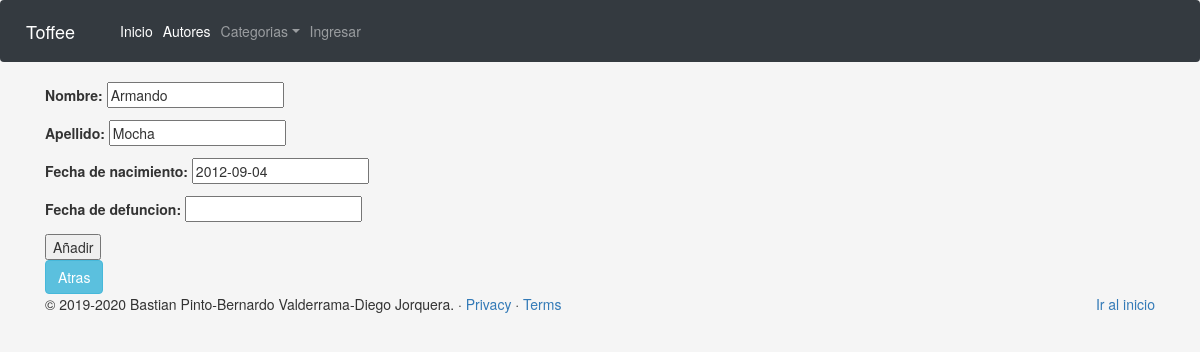
Page /web/autor/2/update/ on the committed database.
### web/models.py (models this page shows, shortened)
class Autor(models.Model):
	pnombre = models.CharField('Nombre', max_length=100)
	papellido = models.CharField('Apellido', max_length=100)
	fechanac = models.DateField('Fecha de nacimiento', null=True, blank=True)
	fechamuerte = models.DateField('Fecha de defuncion', null=True, blank=True)
	class Meta:
		ordering = ['papellido', 'pnombre']
	def get_absolute_url(self):
		return reverse('autor-detail', args=[str(self.id)])

### web/views.py (the view)
# urls.py: path('autor/<int:pk>/update/',views.AutorUpdate.as_view(), name='autor_update'),
class AutorUpdate(UpdateView):
    model = Autor
    fields = ['pnombre', 'papellido', 'fechanac', 'fechamuerte']

### web/templates/web/autor_form.html (shortened to what this page needs)
{% extends "base_generic.html" %}
{% block content %}
<div class="container">
    <form action="" method="post">
        <table>
            {{form.as_p}}
        </table>
        <input type ="submit" value="Añadir" />
    </form>
    <div class="botones">
        <a href="{{ autor.get_absolute_url }}" class="btn btn-info">Atras</a>
    </div>
</div>
{% endblock %}

### web/static/css/estilos.css (style rules this page uses)
body { background-color: rgb(245, 245, 245); }

### rows in the picture
Autor: pnombre "Armando", papellido "Mocha", fechanac "2012-09-04"
